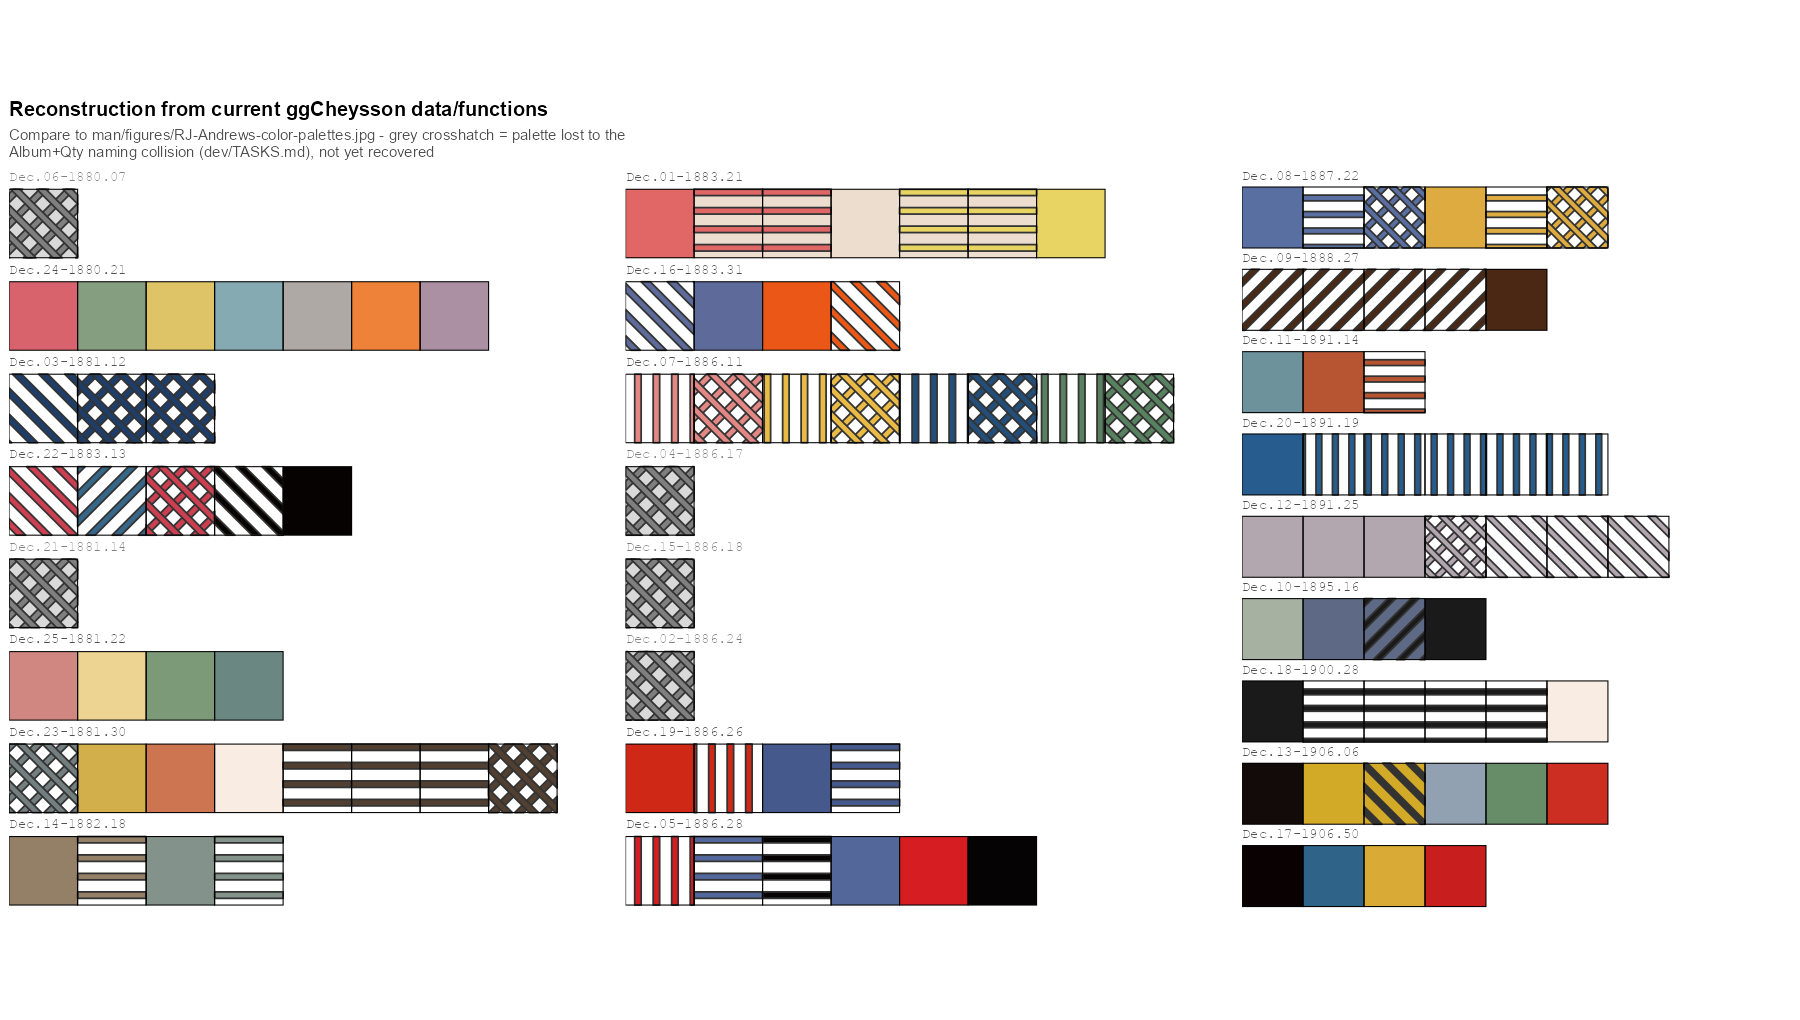

R code for this plot:
# Reconstruct RJ Andrews' 25-palette reference grid (man/figures/RJ-Andrews-
# color-palettes.jpg) using the package's *current* cheysson_palettes/
# cheysson_patterns data and scale functions, for direct visual comparison.
#
# Written 2026-09-16 on the `colorpat` branch, after fixing the 15 NULL
# pattern-element gaps (see PATTERN_SCALE_BUGS.md / TASKS.md). While mapping
# reference rows to shipped palettes, found a separate, bigger bug: the
# palette naming scheme in data-raw/cheysson_palettes.R and
# data-raw/cheysson_patterns.R builds names from Album + Qty
# (e.g. "1880_07"), but Qty is NOT a unique plate discriminator - the real
# key is RumseyListNo (equivalently dec_day/adventDay, 1-25, always unique).
# 4 Album+Qty collisions silently overwrote 5 of the original 25 palettes
# during extraction (list assignment by name, last adventDay wins):
#   "1880_07"  <- adventDay 6 (lost, Grouped) and 24 (kept, Category)
#   "1881_04"  <- adventDay 21 (lost, Grouped) and 25 (kept, Category)
#   "1886_04"  <- adventDay 4, 15 (both lost, Grouped) and 19 (kept, Sequential)
#   "1886_08"  <- adventDay 2 (lost, Grouped) and 7 (kept, Grouped)
# So 20 of 25 reference palettes are available; the 5 lost ones (adventDay
# 2, 4, 6, 15, 21) are drawn here as explicit grey/crosshatched placeholders
# rather than omitted or approximated - not yet fixed in R/ or data-raw/,
# left for a follow-up (would need a real unique key, which touches public
# palette names throughout the package).
#
# Column/row order below is NOT re-derived from any naming scheme - it's
# read directly off the reference image's own layout (3 columns of 8, 8, 9),
# recorded here as adventDay sequences so the two images can be compared
# position-for-position. All 25 adventDays appear exactly once (verified).

devtools::load_all(quiet = TRUE)
library(ggplot2)
library(ggpattern)
library(readr)
library(patchwork)

album_info <- read_csv("data-raw/observable/albumColors.csv",
                        col_types = cols(RumseyListNo = "c", .default = "c")) |>
  transform(adventDay = as.integer(adventDay))

make_label <- function(day) {
  row <- album_info[album_info$adventDay == day, ]
  suffix <- sub("^[0-9]+\\.", "", row$RumseyListNo[1])
  sprintf("Dec.%02d-%s.%02d", day, row$Album[1], as.integer(suffix))
}

dec_to_name <- setNames(names(cheysson_patterns),
                         sapply(cheysson_patterns, `[[`, "dec_day"))

col1_days <- c(6, 24, 3, 22, 21, 25, 23, 14)
col2_days <- c(1, 16, 7, 4, 15, 2, 19, 5)
col3_days <- c(8, 9, 11, 20, 12, 10, 18, 13, 17)
stopifnot(setequal(c(col1_days, col2_days, col3_days), 1:25))

# One row of rect+pattern data for a single reference position (a "row" in
# the sense of a horizontal strip of swatches, with a row index for y and a
# column id for arranging the three panels).
row_data <- function(day, row_idx, col_id) {
  label <- make_label(day)
  nm <- unname(dec_to_name[as.character(day)])

  if (is.na(nm)) {
    # Lost to the Album+Qty collision - single grey crosshatch placeholder,
    # still correctly labeled from the source CSV.
    d <- data.frame(
      x = 1, fill = "grey85", pattern = "crosshatch",
      pattern_fill = "grey50", pattern_angle = 45
    )
  } else {
    pat <- cheysson_patterns[[nm]]$patterns
    n <- length(pat)
    d <- data.frame(
      x = seq_len(n),
      fill = cheysson_pattern_params(pat, "fill"),
      pattern = cheysson_pattern_params(pat, "pattern_type"),
      pattern_fill = cheysson_pattern_params(pat, "pattern_fill"),
      pattern_angle = cheysson_pattern_params(pat, "pattern_angle")
    )
  }
  d$xmin <- d$x - 1
  d$xmax <- d$x
  d$row <- row_idx
  d$col <- col_id
  d$label <- label
  d$missing <- is.na(nm)
  d
}

cols <- list(col1_days, col2_days, col3_days)
all_rows <- do.call(rbind, unlist(lapply(seq_along(cols), function(col_id) {
  lapply(seq_along(cols[[col_id]]), function(row_idx) {
    row_data(cols[[col_id]][row_idx], row_idx, col_id)
  })
}), recursive = FALSE))

row_h <- 1
gap <- 0.35
all_rows$ymin <- -( (all_rows$row - 1) * (row_h + gap) + row_h )
all_rows$ymax <- all_rows$ymin + row_h

labels_df <- unique(all_rows[, c("col", "row", "label", "missing")])
labels_df$x <- 0
labels_df$y <- -((labels_df$row - 1) * (row_h + gap)) + 0.12

make_panel <- function(col_num) {
  d <- all_rows[all_rows$col == col_num, ]
  lab <- labels_df[labels_df$col == col_num, ]

  ggplot() +
    geom_rect_pattern(
      data = d,
      aes(xmin = xmin, xmax = xmax, ymin = ymin, ymax = ymax,
          fill = fill, pattern = pattern, pattern_fill = pattern_fill,
          pattern_angle = pattern_angle),
      pattern_density = 0.35, pattern_spacing = 0.03,
      color = "black", linewidth = 0.3
    ) +
    geom_text(
      data = lab,
      aes(x = x, y = y, label = label,
          colour = ifelse(missing, "grey50", "grey30")),
      hjust = 0, vjust = 0, size = 3, family = "mono"
    ) +
    scale_fill_identity() +
    scale_pattern_identity() +
    scale_pattern_fill_identity() +
    scale_pattern_angle_identity() +
    scale_colour_identity() +
    coord_fixed(xlim = c(0, 9), ylim = c(min(d$ymin) - 0.2, 0.3), expand = FALSE) +
    theme_void()
}

panels <- make_panel(1) | make_panel(2) | make_panel(3)
panels <- panels +
  plot_annotation(
    title = "Reconstruction from current ggCheysson data/functions",
    subtitle = "Compare to man/figures/RJ-Andrews-color-palettes.jpg - grey crosshatch = palette lost to the\nAlbum+Qty naming collision (dev/TASKS.md), not yet recovered",
    theme = theme(
      plot.title = element_text(size = 12, face = "bold"),
      plot.subtitle = element_text(size = 9, colour = "grey30")
    )
  )

ggsave("dev/colorpat/RJ-Andrews-reconstruct.png", panels,
       width = 15, height = 8.5, dpi = 120, device = ragg::agg_png)
cat("Saved: dev/colorpat/RJ-Andrews-reconstruct.png\n")
